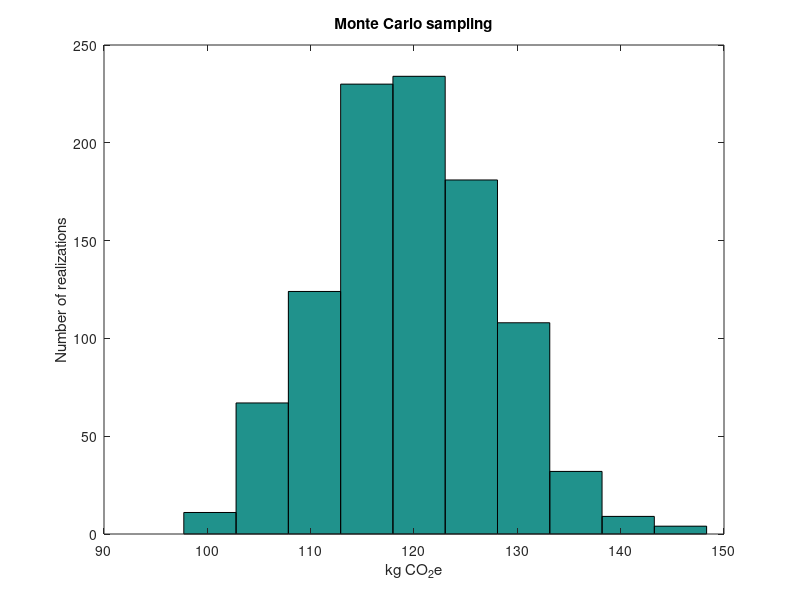

The MATLAB source for this figure:
%Monte Carlo sampling using matrix-based LCA% 

A=[10 0; -2 100];   %A-matrix
B=[1 10];           %B-matrix
f=[1000; 0];        %scaling vector f

g_LCA=B*(A\f);      %Total CO_2 emissions

N=1000;             %Sample size%

%Monte Carlo simulation assuming normal distributions (normrnd)
%The mean equals the initial values of A and B
%The standard deviation equals 5% of the mean of A and B

CV=0.05;            %Relative variation (CV=std/mu): 5%

for i=1:N; %repetitions %
    A_sam=normrnd(A, abs(CV*A));  %A_sam is the sampled matrix A
    B_sam=normrnd(B, abs(CV*B));  %B_sam is the sampled matrix B
    g(i)=B_sam*(A_sam\f);         %g(i) contains the result for each Nth iteration
end

meang=mean(g);      %mean
stdg=std(g);        %standard deviation

figure(1)
hist(g)
hTitle=title('Monte Carlo sampling');
hXLabel=xlabel('kg CO_{2}e');
hYLabel=ylabel('Number of realizations');

